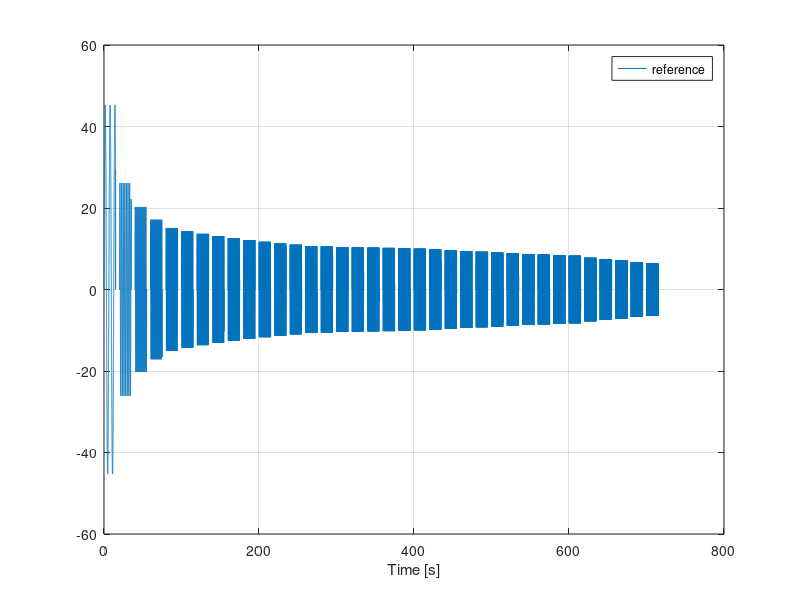

The MATLAB script that drew this image:
%% Parameters
% Signals are 3 Steps, 3 Ramps, 35 Sinusoids
% to add/remove/modify any signal modify the element in one of the vectors
frequencies_rads = 0.1*[ 010 030 050 070 090 100 110 120 130 140 150 160 170 180 185 190 193 195 197 200 205 210 220 230 240 250 260 270 280 290 300 340 370 400 450 500 ];
power_max = 2050;

Delta_t_per_signal = 20;
sampling_time = 0.002;

plot_flag = 1;

%% Vectors initializations

n_sinewaves = length(frequencies_rads);
n_signals = n_sinewaves;

vett_ref = zeros(1,(Delta_t_per_signal * n_signals)/sampling_time+1);
vett_t = 0:sampling_time:Delta_t_per_signal * n_signals;
simulation_time = vett_t(end);


%% Sinevawes
previus_reference_signals = 0;

for k = 0:n_sinewaves-1
    initial_time_signal = (k+previus_reference_signals)*Delta_t_per_signal/sampling_time;
    vett_ref(initial_time_signal+1) = 0;
    Amplitude = sqrt(power_max/frequencies_rads(k+1));
    
    for i = 2:(Delta_t_per_signal*3)/(4*sampling_time)
        vett_ref(initial_time_signal+i) = Amplitude*sin(frequencies_rads(k+1)*sampling_time*(i-1));  
    end
    
    for i = (Delta_t_per_signal*3)/(4*sampling_time)+1:Delta_t_per_signal/sampling_time    
        vett_ref(initial_time_signal+i) = 0;    
    end
end 

%% Plotting

if plot_flag == 1
    
    figure
    plot(vett_t,vett_ref);grid;
    xlabel('Time [s]');
    legend('reference');
    
end

%% Creation of The Time serie

reference_simulink(:,1) = vett_t';
reference_simulink(:,2) = vett_ref';

